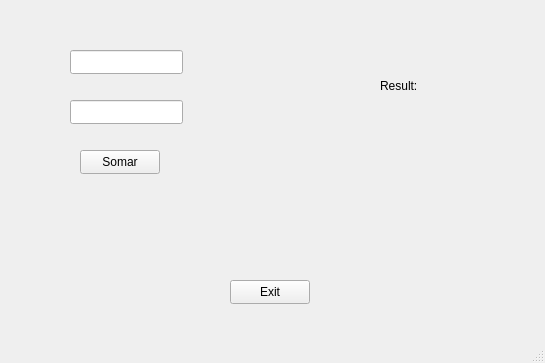
<?xml version="1.0" encoding="UTF-8"?>
<ui version="4.0">
 <class>MainWindow</class>
 <widget class="QMainWindow" name="MainWindow">
  <property name="geometry">
   <rect>
    <x>0</x>
    <y>0</y>
    <width>545</width>
    <height>363</height>
   </rect>
  </property>
  <property name="windowTitle">
   <string>Soma01</string>
  </property>
  <widget class="QWidget" name="centralwidget">
   <widget class="QPushButton" name="btnExit">
    <property name="geometry">
     <rect>
      <x>230</x>
      <y>280</y>
      <width>80</width>
      <height>24</height>
     </rect>
    </property>
    <property name="text">
     <string>Exit</string>
    </property>
   </widget>
   <widget class="QLineEdit" name="lineN1">
    <property name="geometry">
     <rect>
      <x>70</x>
      <y>50</y>
      <width>113</width>
      <height>24</height>
     </rect>
    </property>
   </widget>
   <widget class="QLineEdit" name="lineN2">
    <property name="geometry">
     <rect>
      <x>70</x>
      <y>100</y>
      <width>113</width>
      <height>24</height>
     </rect>
    </property>
   </widget>
   <widget class="QLabel" name="labelResult">
    <property name="geometry">
     <rect>
      <x>380</x>
      <y>60</y>
      <width>131</width>
      <height>51</height>
     </rect>
    </property>
    <property name="text">
     <string>Result: </string>
    </property>
   </widget>
   <widget class="QPushButton" name="btnSum">
    <property name="geometry">
     <rect>
      <x>80</x>
      <y>150</y>
      <width>80</width>
      <height>24</height>
     </rect>
    </property>
    <property name="text">
     <string>Somar</string>
    </property>
   </widget>
  </widget>
  <widget class="QMenuBar" name="menubar">
   <property name="geometry">
    <rect>
     <x>0</x>
     <y>0</y>
     <width>545</width>
     <height>21</height>
    </rect>
   </property>
  </widget>
  <widget class="QStatusBar" name="statusbar"/>
 </widget>
 <resources/>
 <connections>
  <connection>
   <sender>btnExit</sender>
   <signal>clicked()</signal>
   <receiver>MainWindow</receiver>
   <slot>close()</slot>
   <hints>
    <hint type="sourcelabel">
     <x>269</x>
     <y>312</y>
    </hint>
    <hint type="destinationlabel">
     <x>272</x>
     <y>181</y>
    </hint>
   </hints>
  </connection>
 </connections>
</ui>
